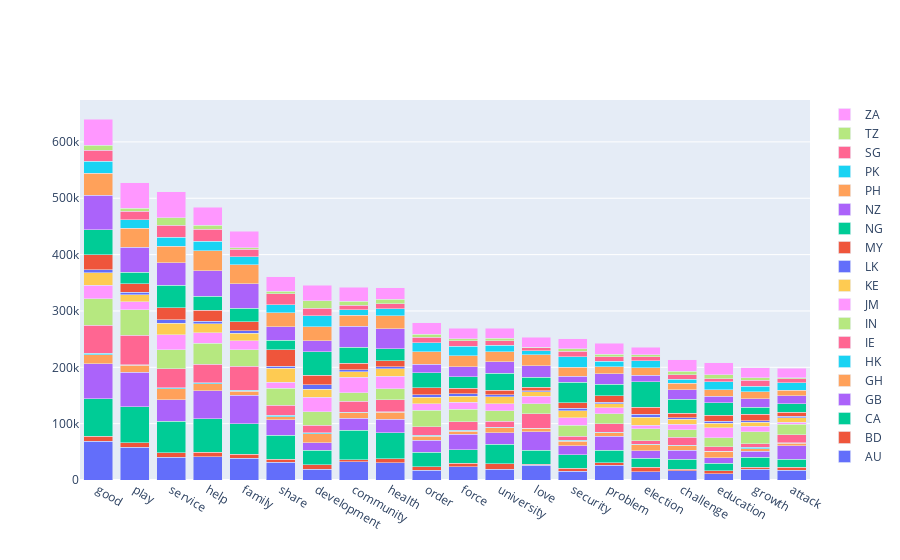

This figure's notebook cell:
### Code cell
create_stacked_bar_chart(df_result, 20, label = 'peace', method = 'weight')

### Figure 1 — Plotly figure (JSON) as saved in the notebook; plotly's stock layout.template omitted (floating-point values rounded to 4 significant figures)
{"data": [{"name": "AU", "type": "bar", "x": ["good", "play", "service", "help", "family", "share", "development", "community", "health", "order", "force", "university", "love", "security", "problem", "election", "challenge", "education", "growth", "attack"], "y": [69212, 58287, 40173, 41557, 38261, 31326, 19317, 32525, 30834, 17553, 23322, 19416, 25896, 15575, 25784, 14751, 16000, 11328, 18854, 16962]}, {"name": "BD", "type": "bar", "x": ["good", "play", "service", "help", "family", "share", "development", "community", "health", "order", "force", "university", "love", "security", "problem", "election", "challenge", "education", "growth", "attack"], "y": [8792, 7606, 7968, 7366, 7603, 5578, 8147, 3781, 7050, 6309, 6413, 9058, 2156, 5391, 4423, 8289, 2998, 4817, 3923, 6100]}, {"name": "CA", "type": "bar", "x": ["good", "play", "service", "help", "family", "share", "development", "community", "health", "order", "force", "university", "love", "security", "problem", "election", "challenge", "education", "growth", "attack"], "y": [65817, 64407, 56090, 59806, 53841, 42439, 25063, 51986, 45601, 24964, 23807, 34588, 25114, 23969, 22658, 15490, 17734, 13544, 17839, 13561]}, {"name": "GB", "type": "bar", "x": ["good", "play", "service", "help", "family", "share", "development", "community", "health", "order", "force", "university", "love", "security", "problem", "election", "challenge", "education", "growth", "attack"], "y": [62508, 60891, 37761, 49232, 50586, 27272, 13338, 21583, 24033, 21593, 27382, 20690, 32739, 15620, 24433, 12965, 16041, 9756, 10015, 24289]}, {"name": "GH", "type": "bar", "x": ["good", "play", "service", "help", "family", "share", "development", "community", "health", "order", "force", "university", "love", "security", "problem", "election", "challenge", "education", "growth", "attack"], "y": [15741, 12303, 19792, 12844, 7623, 5825, 16038, 9843, 12879, 7203, 5545, 8910, 5647, 7976, 6642, 10910, 8185, 11499, 4972, 4222]}, {"name": "HK", "type": "bar", "x": ["good", "play", "service", "help", "family", "share", "development", "community", "health", "order", "force", "university", "love", "security", "problem", "election", "challenge", "education", "growth", "attack"], "y": [2452, 935, 1928, 2161, 935, 2568, 1617, 473, 1078, 1366, 1500, 737, 541, 1588, 1232, 873, 839, 473, 2155, 764]}, {"name": "IE", "type": "bar", "x": ["good", "play", "service", "help", "family", "share", "development", "community", "health", "order", "force", "university", "love", "security", "problem", "election", "challenge", "education", "growth", "attack"], "y": [50535, 52477, 34080, 32522, 42674, 17502, 13587, 19543, 21296, 15411, 14992, 11033, 25512, 7306, 14884, 6464, 13650, 7916, 6836, 14814]}, {"name": "IN", "type": "bar", "x": ["good", "play", "service", "help", "family", "share", "development", "community", "health", "order", "force", "university", "love", "security", "problem", "election", "challenge", "education", "growth", "attack"], "y": [46733, 45283, 33293, 37102, 29772, 30435, 24378, 15202, 19590, 28957, 22339, 18776, 17627, 20093, 17350, 21608, 13362, 15296, 21231, 17977]}, {"name": "JM", "type": "bar", "x": ["good", "play", "service", "help", "family", "share", "development", "community", "health", "order", "force", "university", "love", "security", "problem", "election", "challenge", "education", "growth", "attack"], "y": [23619, 14030, 26381, 19135, 16048, 10932, 25476, 27032, 21740, 11757, 12379, 11935, 13689, 12749, 10640, 6107, 10174, 17752, 9613, 3629]}, {"name": "KE", "type": "bar", "x": ["good", "play", "service", "help", "family", "share", "development", "community", "health", "order", "force", "university", "love", "security", "problem", "election", "challenge", "education", "growth", "attack"], "y": [22303, 12676, 20910, 15805, 13432, 24600, 14223, 10208, 13417, 11663, 10521, 12219, 7626, 12914, 7365, 13821, 9217, 8340, 6951, 8486]}, {"name": "LK", "type": "bar", "x": ["good", "play", "service", "help", "family", "share", "development", "community", "health", "order", "force", "university", "love", "security", "problem", "election", "challenge", "education", "growth", "attack"], "y": [5735, 4116, 6155, 4514, 4406, 3272, 7627, 3811, 3440, 4265, 4476, 4233, 1637, 3750, 2842, 5770, 2373, 3843, 3048, 2761]}, {"name": "MY", "type": "bar", "x": ["good", "play", "service", "help", "family", "share", "development", "community", "health", "order", "force", "university", "love", "security", "problem", "election", "challenge", "education", "growth", "attack"], "y": [26310, 15675, 20989, 19003, 15539, 29503, 17177, 11159, 10877, 12405, 10564, 8044, 6816, 10324, 11053, 12480, 7833, 10285, 11132, 6589]}, {"name": "NG", "type": "bar", "x": ["good", "play", "service", "help", "family", "share", "development", "community", "health", "order", "force", "university", "love", "security", "problem", "election", "challenge", "education", "growth", "attack"], "y": [44215, 20279, 39824, 25049, 23742, 16992, 41919, 28230, 21457, 26662, 20190, 29532, 17080, 36231, 20265, 45142, 24839, 22275, 12675, 15421]}, {"name": "NZ", "type": "bar", "x": ["good", "play", "service", "help", "family", "share", "development", "community", "health", "order", "force", "university", "love", "security", "problem", "election", "challenge", "education", "growth", "attack"], "y": [61754, 44413, 40291, 45050, 44217, 23524, 19217, 37738, 35196, 14877, 17604, 20646, 20999, 11065, 19108, 11203, 16816, 11688, 15153, 14176]}, {"name": "PH", "type": "bar", "x": ["good", "play", "service", "help", "family", "share", "development", "community", "health", "order", "force", "university", "love", "security", "problem", "election", "challenge", "education", "growth", "attack"], "y": [38481, 33631, 28905, 35676, 33230, 25052, 24564, 18978, 22710, 22317, 19261, 18032, 19209, 15689, 11902, 12977, 11978, 11660, 12107, 9787]}, {"name": "PK", "type": "bar", "x": ["good", "play", "service", "help", "family", "share", "development", "community", "health", "order", "force", "university", "love", "security", "problem", "election", "challenge", "education", "growth", "attack"], "y": [21605, 15237, 16059, 16712, 14563, 14113, 19384, 9631, 12325, 16157, 17186, 11454, 6851, 18091, 10556, 12737, 7082, 13825, 9539, 13220]}, {"name": "SG", "type": "bar", "x": ["good", "play", "service", "help", "family", "share", "development", "community", "health", "order", "force", "university", "love", "security", "problem", "election", "challenge", "education", "growth", "attack"], "y": [19412, 14574, 21933, 21311, 12615, 19682, 13959, 8818, 9604, 10055, 9249, 8082, 5926, 10170, 7571, 7535, 7720, 5224, 11045, 7128]}, {"name": "TZ", "type": "bar", "x": ["good", "play", "service", "help", "family", "share", "development", "community", "health", "order", "force", "university", "love", "security", "problem", "election", "challenge", "education", "growth", "attack"], "y": [8562, 5320, 12593, 7226, 3262, 4732, 13117, 6448, 7815, 4796, 3786, 4117, 844, 4083, 4215, 3399, 6348, 7462, 4738, 1458]}, {"name": "ZA", "type": "bar", "x": ["good", "play", "service", "help", "family", "share", "development", "community", "health", "order", "force", "university", "love", "security", "problem", "election", "challenge", "education", "growth", "attack"], "y": [46851, 45289, 46465, 31549, 29046, 24990, 27104, 24975, 20489, 21108, 19141, 17465, 17227, 18489, 19966, 12761, 20299, 21199, 17413, 16588]}], "layout": {"barmode": "stack"}}
